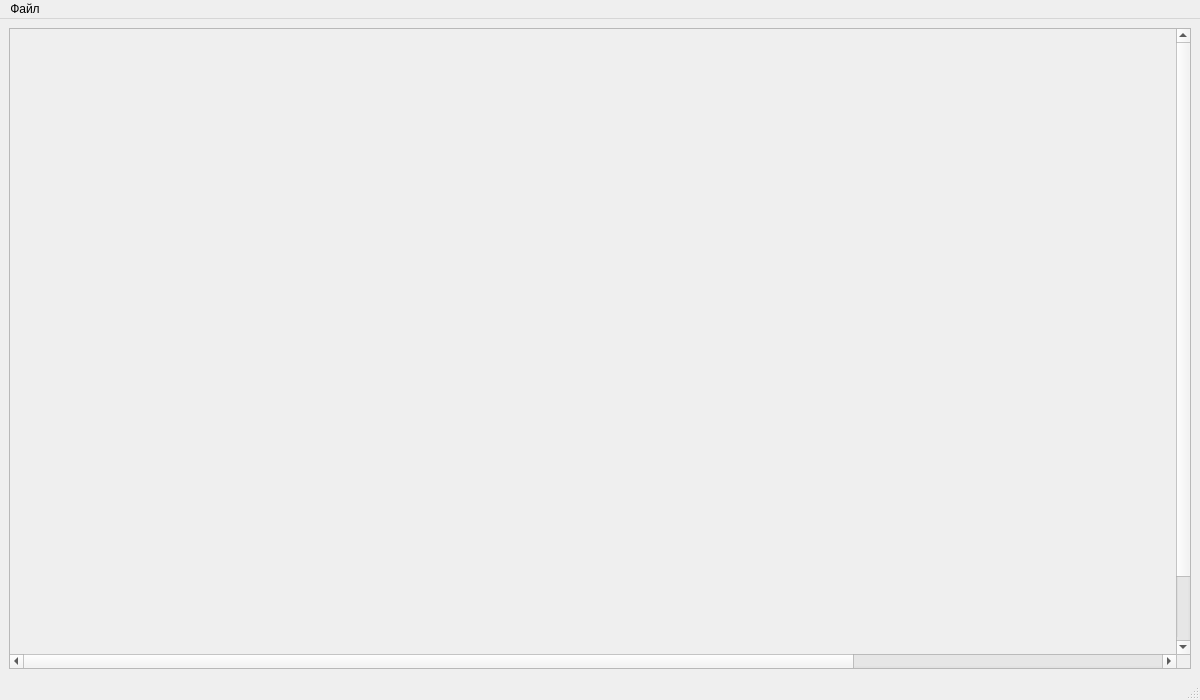
<?xml version="1.0" encoding="UTF-8"?>
<ui version="4.0">
 <class>MainWindow</class>
 <widget class="QMainWindow" name="MainWindow">
  <property name="geometry">
   <rect>
    <x>0</x>
    <y>0</y>
    <width>1200</width>
    <height>700</height>
   </rect>
  </property>
  <property name="sizePolicy">
   <sizepolicy hsizetype="Preferred" vsizetype="Preferred">
    <horstretch>0</horstretch>
    <verstretch>0</verstretch>
   </sizepolicy>
  </property>
  <property name="windowTitle">
   <string>Петров АС-22-04</string>
  </property>
  <widget class="QWidget" name="centralwidget">
   <property name="sizePolicy">
    <sizepolicy hsizetype="Preferred" vsizetype="Preferred">
     <horstretch>0</horstretch>
     <verstretch>0</verstretch>
    </sizepolicy>
   </property>
   <property name="minimumSize">
    <size>
     <width>1200</width>
     <height>600</height>
    </size>
   </property>
   <layout class="QGridLayout" name="gridLayout">
    <item row="0" column="0">
     <widget class="QScrollArea" name="scrollArea">
      <property name="focusPolicy">
       <enum>Qt::FocusPolicy::StrongFocus</enum>
      </property>
      <property name="widgetResizable">
       <bool>true</bool>
      </property>
      <widget class="petrov_widget" name="petrovwidgetInstance">
       <property name="geometry">
        <rect>
         <x>0</x>
         <y>0</y>
         <width>1600</width>
         <height>700</height>
        </rect>
       </property>
       <property name="sizePolicy">
        <sizepolicy hsizetype="Expanding" vsizetype="Expanding">
         <horstretch>0</horstretch>
         <verstretch>0</verstretch>
        </sizepolicy>
       </property>
       <property name="minimumSize">
        <size>
         <width>1600</width>
         <height>700</height>
        </size>
       </property>
      </widget>
     </widget>
    </item>
   </layout>
  </widget>
  <widget class="QMenuBar" name="menubar">
   <property name="geometry">
    <rect>
     <x>0</x>
     <y>0</y>
     <width>1200</width>
     <height>20</height>
    </rect>
   </property>
   <widget class="QMenu" name="menu">
    <property name="title">
     <string>Файл</string>
    </property>
    <addaction name="load_from_file_qt"/>
    <addaction name="save_file_qt"/>
    <addaction name="clear_items_qt"/>
   </widget>
   <addaction name="menu"/>
  </widget>
  <widget class="QStatusBar" name="statusbar"/>
  <action name="clear_screen_qt">
   <property name="text">
    <string>Очистить экран</string>
   </property>
  </action>
  <action name="load_from_file_qt">
   <property name="text">
    <string>Загрузить из файла</string>
   </property>
  </action>
  <action name="save_file_qt">
   <property name="text">
    <string>Сохранить в файл</string>
   </property>
  </action>
  <action name="clear_items_qt">
   <property name="text">
    <string>Очистить список</string>
   </property>
  </action>
 </widget>
 <customwidgets>
  <customwidget>
   <class>petrov_widget</class>
   <extends>QWidget</extends>
   <header location="global">petrov_widget.h</header>
   <container>1</container>
  </customwidget>
 </customwidgets>
 <resources/>
 <connections/>
</ui>
